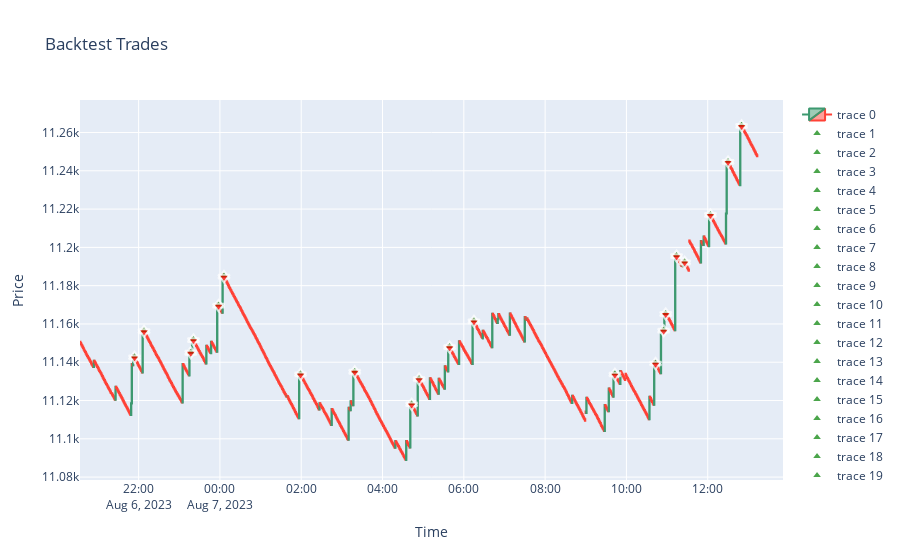

This figure's notebook cell:
### Code cell
import matplotlib.pyplot as plt
import plotly.express as px
import plotly.graph_objects as go

def backtest_strategy(df, lot_size=0.2):
    trades = []
    in_trade = False

    for i in range(3, len(df)):
        current_bar = df.iloc[i]
        previous_bar = df.iloc[i - 1]
        confirmation_bar = df.iloc[i - 2]

        # Check for sell conditions
        if current_bar["rsi"] > 70 and confirmation_bar["close"] > confirmation_bar["open"] \
                and previous_bar["close"] < previous_bar["open"] \
                and current_bar["close"] < current_bar["open"]:
            
            if not in_trade:
                # Open a sell trade
                trade = {"entry_time": current_bar.name, "entry_price": current_bar["open"], "trade_type": "SELL"}
                trades.append(trade)
                in_trade = True

        # Check for trade closing condition
        if in_trade:
            if current_bar["close"] < current_bar["open"]:
                # Close the trade
                trades[-1]["exit_time"] = current_bar.name
                trades[-1]["exit_price"] = current_bar["close"]
                trades[-1]["pnl"] = trades[-1]["entry_price"] - trades[-1]["exit_price"]
                trades[-1]["pnl"] *= lot_size
                in_trade = False

    return trades



def plot_trades(df, trades):
    fig = go.Figure(data=[go.Candlestick(x=df.index,
                                        open=df['open'],
                                        high=df['high'],
                                        low=df['low'],
                                        close=df['close'])])

    for trade in trades:
        entry_time = trade["entry_time"]
        entry_price = trade["entry_price"]
        exit_time = trade["exit_time"]
        exit_price = trade["exit_price"]

        fig.add_trace(go.Scatter(x=[entry_time, exit_time],
        y=[entry_price, exit_price],
        mode='markers',
        marker=dict(size=[10, 10],
        symbol=['triangle-up', 'triangle-down'],
        color=['green', 'red'],
        line=dict(width=2))))

    fig.update_layout(title="Backtest Trades",
    xaxis_title="Time",
    yaxis_title="Price",
    xaxis_rangeslider_visible=False)
    
    fig.show()

if __name__ == "__main__":
    symbol = "Boom 1000 Index"
    timeframe = mt5.TIMEFRAME_M1
    lot_size = 1.5
    data_length = 1000
    period = 14

    # Step 1: Load historical data
    df = get_historical_data(symbol, timeframe, data_length)

    # Step 2: Calculate RSI
    calculate_rsi(df, period)

    # Step 3: Backtest the strategy
    trades = backtest_strategy(df, lot_size)

    # Step 4: Print the backtest results
    total_pnl = 0
    for trade in trades:
        print(f"Trade Type: {trade['trade_type']}")
        print(f"Entry Time: {trade['entry_time']}, Entry Price: {trade['entry_price']}")
        print(f"Exit Time: {trade['exit_time']}, Exit Price: {trade['exit_price']}")
        print(f"Profit/Loss: {trade['pnl']:.2f}\n")
        total_pnl += trade['pnl']

    print(f"Total Profit/Loss: {total_pnl:.2f}")

    # Step 5: Plot the trades
    plot_trades(df, trades)

### Figure 1 — Plotly figure (JSON) as saved in the notebook; plotly's stock layout.template omitted (floating-point values rounded to 4 significant figures; data arrays with more than 128 entries replaced by an {"elided": "..."} marker saying what was removed)
{"data": [{"close": {"elided": "1000 float values"}, "high": {"elided": "1000 float values"}, "low": {"elided": "1000 float values"}, "open": {"elided": "1000 float values"}, "type": "candlestick", "x": {"elided": "1000 str values"}}, {"marker": {"color": ["green", "red"], "line": {"width": 2}, "size": [10, 10], "symbol": ["triangle-up", "triangle-down"]}, "mode": "markers", "type": "scatter", "x": ["2023-08-06T21:54:00", "2023-08-06T21:54:00"], "y": [11140.0, 11140.0]}, {"marker": {"color": ["green", "red"], "line": {"width": 2}, "size": [10, 10], "symbol": ["triangle-up", "triangle-down"]}, "mode": "markers", "type": "scatter", "x": ["2023-08-06T22:08:00", "2023-08-06T22:08:00"], "y": [11160.0, 11160.0]}, {"marker": {"color": ["green", "red"], "line": {"width": 2}, "size": [10, 10], "symbol": ["triangle-up", "triangle-down"]}, "mode": "markers", "type": "scatter", "x": ["2023-08-06T23:17:00", "2023-08-06T23:17:00"], "y": [11150.0, 11140.0]}, {"marker": {"color": ["green", "red"], "line": {"width": 2}, "size": [10, 10], "symbol": ["triangle-up", "triangle-down"]}, "mode": "markers", "type": "scatter", "x": ["2023-08-06T23:21:00", "2023-08-06T23:21:00"], "y": [11150.0, 11150.0]}, {"marker": {"color": ["green", "red"], "line": {"width": 2}, "size": [10, 10], "symbol": ["triangle-up", "triangle-down"]}, "mode": "markers", "type": "scatter", "x": ["2023-08-06T23:58:00", "2023-08-06T23:58:00"], "y": [11170.0, 11170.0]}, {"marker": {"color": ["green", "red"], "line": {"width": 2}, "size": [10, 10], "symbol": ["triangle-up", "triangle-down"]}, "mode": "markers", "type": "scatter", "x": ["2023-08-07T00:06:00", "2023-08-07T00:06:00"], "y": [11190.0, 11180.0]}, {"marker": {"color": ["green", "red"], "line": {"width": 2}, "size": [10, 10], "symbol": ["triangle-up", "triangle-down"]}, "mode": "markers", "type": "scatter", "x": ["2023-08-07T01:59:00", "2023-08-07T01:59:00"], "y": [11130.0, 11130.0]}, {"marker": {"color": ["green", "red"], "line": {"width": 2}, "size": [10, 10], "symbol": ["triangle-up", "triangle-down"]}, "mode": "markers", "type": "scatter", "x": ["2023-08-07T03:19:00", "2023-08-07T03:19:00"], "y": [11140.0, 11130.0]}, {"marker": {"color": ["green", "red"], "line": {"width": 2}, "size": [10, 10], "symbol": ["triangle-up", "triangle-down"]}, "mode": "markers", "type": "scatter", "x": ["2023-08-07T04:43:00", "2023-08-07T04:43:00"], "y": [11120.0, 11120.0]}, {"marker": {"color": ["green", "red"], "line": {"width": 2}, "size": [10, 10], "symbol": ["triangle-up", "triangle-down"]}, "mode": "markers", "type": "scatter", "x": ["2023-08-07T04:54:00", "2023-08-07T04:54:00"], "y": [11130.0, 11130.0]}, {"marker": {"color": ["green", "red"], "line": {"width": 2}, "size": [10, 10], "symbol": ["triangle-up", "triangle-down"]}, "mode": "markers", "type": "scatter", "x": ["2023-08-07T05:39:00", "2023-08-07T05:39:00"], "y": [11150.0, 11150.0]}, {"marker": {"color": ["green", "red"], "line": {"width": 2}, "size": [10, 10], "symbol": ["triangle-up", "triangle-down"]}, "mode": "markers", "type": "scatter", "x": ["2023-08-07T06:15:00", "2023-08-07T06:15:00"], "y": [11160.0, 11160.0]}, {"marker": {"color": ["green", "red"], "line": {"width": 2}, "size": [10, 10], "symbol": ["triangle-up", "triangle-down"]}, "mode": "markers", "type": "scatter", "x": ["2023-08-07T09:43:00", "2023-08-07T09:43:00"], "y": [11130.0, 11130.0]}, {"marker": {"color": ["green", "red"], "line": {"width": 2}, "size": [10, 10], "symbol": ["triangle-up", "triangle-down"]}, "mode": "markers", "type": "scatter", "x": ["2023-08-07T10:43:00", "2023-08-07T10:43:00"], "y": [11140.0, 11140.0]}, {"marker": {"color": ["green", "red"], "line": {"width": 2}, "size": [10, 10], "symbol": ["triangle-up", "triangle-down"]}, "mode": "markers", "type": "scatter", "x": ["2023-08-07T10:55:00", "2023-08-07T10:55:00"], "y": [11160.0, 11160.0]}, {"marker": {"color": ["green", "red"], "line": {"width": 2}, "size": [10, 10], "symbol": ["triangle-up", "triangle-down"]}, "mode": "markers", "type": "scatter", "x": ["2023-08-07T10:58:00", "2023-08-07T10:58:00"], "y": [11170.0, 11160.0]}, {"marker": {"color": ["green", "red"], "line": {"width": 2}, "size": [10, 10], "symbol": ["triangle-up", "triangle-down"]}, "mode": "markers", "type": "scatter", "x": ["2023-08-07T11:14:00", "2023-08-07T11:14:00"], "y": [11200.0, 11200.0]}, {"marker": {"color": ["green", "red"], "line": {"width": 2}, "size": [10, 10], "symbol": ["triangle-up", "triangle-down"]}, "mode": "markers", "type": "scatter", "x": ["2023-08-07T11:26:00", "2023-08-07T11:26:00"], "y": [11190.0, 11190.0]}, {"marker": {"color": ["green", "red"], "line": {"width": 2}, "size": [10, 10], "symbol": ["triangle-up", "triangle-down"]}, "mode": "markers", "type": "scatter", "x": ["2023-08-07T12:04:00", "2023-08-07T12:04:00"], "y": [11220.0, 11220.0]}, {"marker": {"color": ["green", "red"], "line": {"width": 2}, "size": [10, 10], "symbol": ["triangle-up", "triangle-down"]}, "mode": "markers", "type": "scatter", "x": ["2023-08-07T12:30:00", "2023-08-07T12:30:00"], "y": [11240.0, 11240.0]}, {"marker": {"color": ["green", "red"], "line": {"width": 2}, "size": [10, 10], "symbol": ["triangle-up", "triangle-down"]}, "mode": "markers", "type": "scatter", "x": ["2023-08-07T12:50:00", "2023-08-07T12:50:00"], "y": [11260.0, 11260.0]}], "layout": {"title": {"text": "Backtest Trades"}, "xaxis": {"rangeslider": {"visible": false}, "title": {"text": "Time"}}, "yaxis": {"title": {"text": "Price"}}}}
